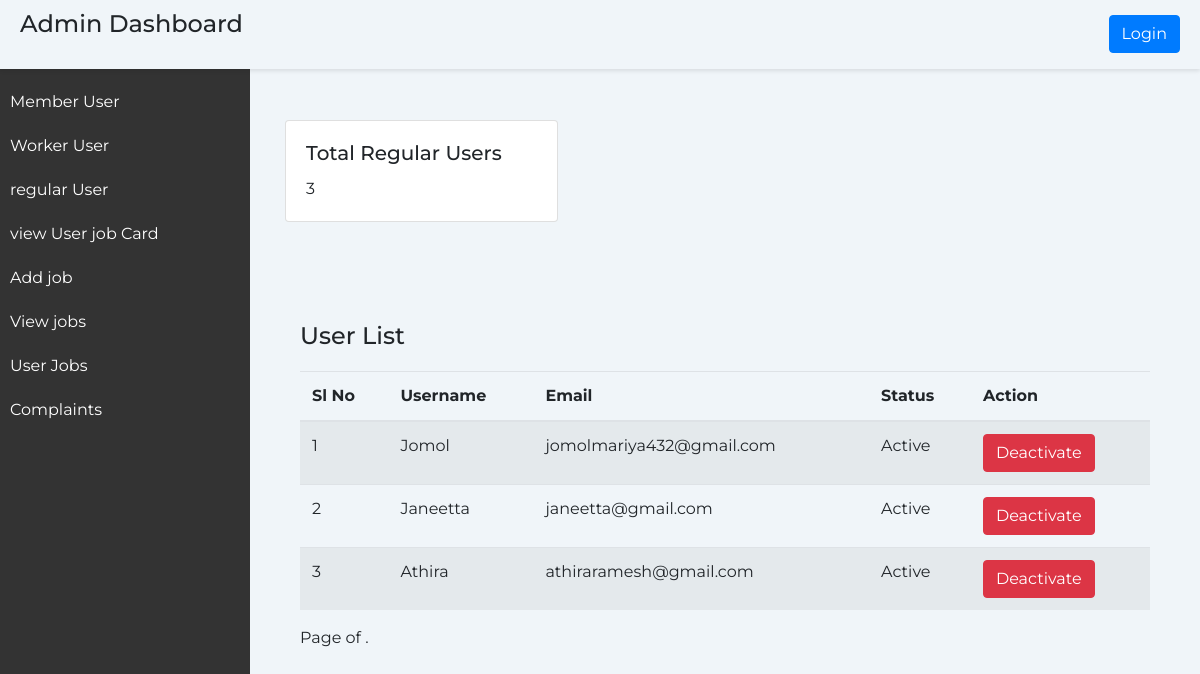
/user, run on the app's committed database.
### home/models.py (models this page shows, shortened)
class CustomUser(AbstractUser):
    user_type = models.CharField(max_length=20) # Add any additional fields you need
    email=models.EmailField(unique=True)
    is_mentor = models.BooleanField(default=False)
    admin_id = models.CharField(max_length=10, blank=True, null=True)
    is_verified = models.BooleanField(default=False)
    panchayath_name = models.CharField(max_length=100, blank=True, null=True,default='')
    ward_number = models.CharField(max_length=10, blank=True, null=True,default='')
    has_edited_profile = models.BooleanField(default=False)

### home/views.py (the view)
# urls.py: path('user',views.user,name='user'),
def user(request):
    regular_users = CustomUser.objects.filter(user_type='User')
    regular_count=regular_users.count()
    context = {
                'regular_users': regular_users,
                'regular_count':regular_count
             }
    return render(request,'user.html',context)

### templates/user.html (shortened to what this page needs)
<!DOCTYPE html>
                <html lang="en">
                <head>
                    <link href="https://maxcdn.bootstrapcdn.com/bootstrap/4.5.2/css/bootstrap.min.css" rel="stylesheet">
                </head>
                <body>
                    <div class="header">
                        <h1 class="page-title">Admin Dashboard</h1>
                        {% if user.is_authenticated %}
                        <a href={% url 'logout' %} class="btn btn-primary ml-lg-3">Logout</a>
                        {% else %}
                        <a href="login.html" class="btn btn-primary ml-lg-3">Login</a>
                        {% endif %}
                     </div>
                    <div class="sidebar">
                        <ul>
                            <li><a href="member">Member User</a></li>
                            <li><a href="worker">Worker User</a></li>
                            <li><a href="user">regular User</a></li>
                            <li><a href="admin_view_job_cards">view User job Card</a></li>
                            <li><a href="add_jobs">Add job</a></li>
                            <li><a href="view_add_job">View jobs</a></li>
                            <li><a href="admin_view_user_job">User Jobs</a></li>
                            <li><a href="admin_complaints">Complaints</a></li>
                        </ul>
                    </div>
                    <div class="content">
                        <div class="container">
                            <div class="row">
                                <div class="col-md-4">
                                    <div class="card">
                                        <div class="card-body">
                                            <h5 class="card-title">Total Regular Users</h5>
                                            <p class="card-text">{{ regular_users.count }}</p>
                                        </div>
                                    </div>
                                </div>
                            </div>
                            <div class="container">
                                <div id="regular-list">
                                    <h2 class="page-title mt-4">User List</h2>
                                    <table class="table table-striped">
                                        <thead>
                                            <tr>
                                                <th>Sl No</th>
                                                <th>Username</th>
                                                <th>Email</th>
                                                <th>Status</th>
                                                <th>Action</th>
                                            </tr>
                                        </thead>
                                        <tbody>
                                            {% for user in regular_users %}
                                            <tr>
                                                <td>{{ forloop.counter }}</td>
                                                <td>{{ user.username }}</td>
                                                <td>{{ user.email }}</td>
                                                <td>
                                                    {% if user.is_active %}
                                                        Active
                                                    {% else %}
                                                        Deactivated
                                                    {% endif %}
                                                </td>
                                                <td>
                                                    {% if user.is_active %}
                                                            <form method="post" action="{% url 'deactivate_user' user.id %}">
                                                                <button type="submit" class="btn btn-danger">Deactivate</button>
                                                            </form>
                                                        {% else %}
                                                            <form method="post" action="{% url 'activate_user' user.id %}">
                                                                {% csrf_token %}
                                                                <button type="submit" class="btn btn-success">Activate</button>
                                                            </form>
                                                    {% endif %}
                                                </td>
                                            </tr>
                                            {% endfor %}
                                        </tbody>
                                    </table>
                                    <div class="pagination">
                                        <span class="step-links">
                                          <span class="current-page">Page {{ regular_users.number }} of {{ regular_users.paginator.num_pages }}.</span>
                                        </span>
                                      </div>
                </body>
                </html>

### templates/user.html (style rules this page uses)
body { font-family: 'Montserrat', sans-serif; background-color: #f0f5f9; margin: 0; padding: 0; }
.header { background-color: #f0f5f9; padding: 10px 20px; box-shadow: 0 2px 4px rgba(0, 0, 0, 0.1); display: flex; justify-content: space-between; align-items: center; width: 100%; position: fixed; z-index: 1; }
.page-title { font-size: 24px; margin-bottom: 20px; }
.sidebar { height: 100%; width: 250px; position: fixed; top: 0; left: 0; background-color: #333; color: #fff; padding-top: 20px; margin-top: 60px; }
.sidebar ul { list-style: none; padding: 0; }
.sidebar li { padding: 10px; }
.sidebar a { color: #fff; text-decoration: none; display: block; }
.content { margin-left: 250px; padding: 20px; }
.container { margin-top: 100px; }

### data on the page
CustomUser: username "Jomol", email "jomolmariya432@gmail.com", is_active "Active"
CustomUser: username "Janeetta", email "janeetta@gmail.com", is_active "Active"
CustomUser: username "Athira", email "athiraramesh@gmail.com", is_active "Active"

### other printed values
{{ regular_users.count }} "3"
